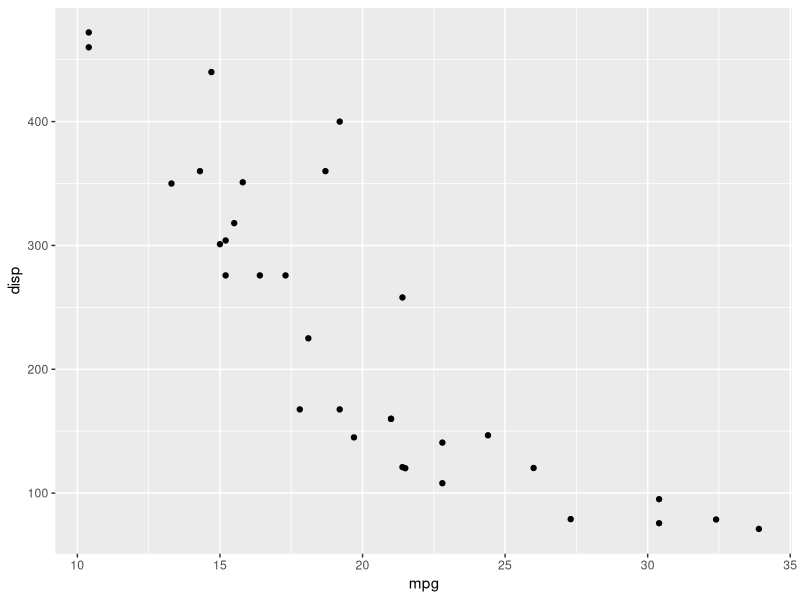
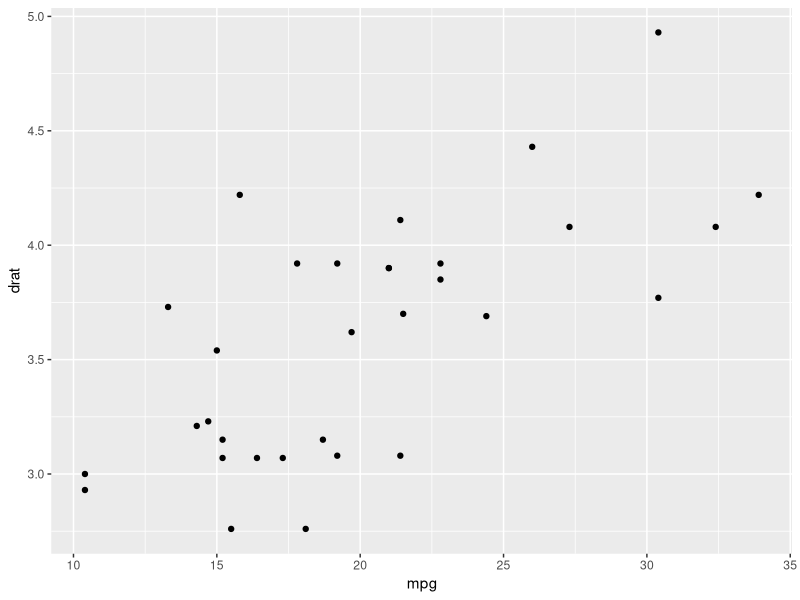

Generate these figures, in order, with R:
## ---- chunk 1
library(ggplot2)
my_data <- mtcars


p_list <- list()

p1 <- qplot(mpg, disp, data = my_data)
p2 <- qplot(mpg, drat, data = my_data)
p_list[[1]] <- p1
p_list[[2]] <- p2
## ---- chunk 2
for (i in 1:length(p_list)){
  cat("####", i, " \n")
  print(p_list[[i]])
  cat(' \n\n')
}
